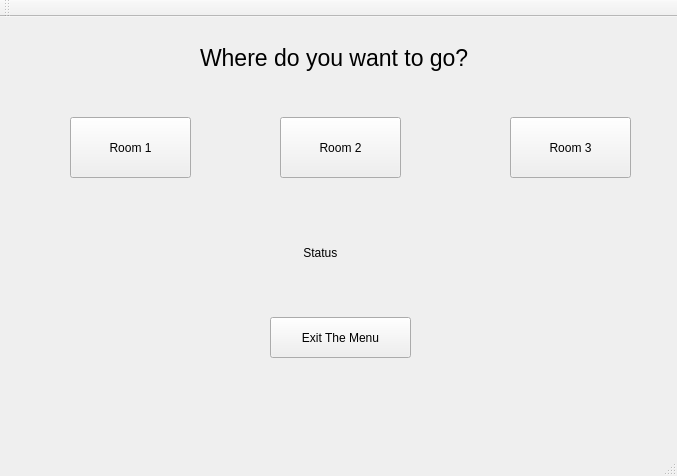
<?xml version="1.0" encoding="UTF-8"?>
<ui version="4.0">
 <class>menuWindow</class>
 <widget class="QMainWindow" name="menuWindow">
  <property name="geometry">
   <rect>
    <x>0</x>
    <y>0</y>
    <width>677</width>
    <height>476</height>
   </rect>
  </property>
  <property name="windowTitle">
   <string>menuWindow</string>
  </property>
  <widget class="QWidget" name="centralWidget">
   <widget class="QPushButton" name="room1">
    <property name="geometry">
     <rect>
      <x>70</x>
      <y>100</y>
      <width>121</width>
      <height>61</height>
     </rect>
    </property>
    <property name="text">
     <string>Room 1</string>
    </property>
   </widget>
   <widget class="QPushButton" name="room2">
    <property name="geometry">
     <rect>
      <x>280</x>
      <y>100</y>
      <width>121</width>
      <height>61</height>
     </rect>
    </property>
    <property name="text">
     <string>Room 2</string>
    </property>
   </widget>
   <widget class="QPushButton" name="room3">
    <property name="geometry">
     <rect>
      <x>510</x>
      <y>100</y>
      <width>121</width>
      <height>61</height>
     </rect>
    </property>
    <property name="text">
     <string>Room 3</string>
    </property>
   </widget>
   <widget class="QLabel" name="label">
    <property name="geometry">
     <rect>
      <x>270</x>
      <y>200</y>
      <width>541</width>
      <height>71</height>
     </rect>
    </property>
    <property name="minimumSize">
     <size>
      <width>541</width>
      <height>71</height>
     </size>
    </property>
    <property name="text">
     <string>          Status</string>
    </property>
   </widget>
   <widget class="QPushButton" name="exit">
    <property name="geometry">
     <rect>
      <x>270</x>
      <y>300</y>
      <width>141</width>
      <height>41</height>
     </rect>
    </property>
    <property name="text">
     <string>Exit The Menu</string>
    </property>
   </widget>
   <widget class="QLabel" name="label_2">
    <property name="geometry">
     <rect>
      <x>200</x>
      <y>10</y>
      <width>301</width>
      <height>61</height>
     </rect>
    </property>
    <property name="font">
     <font>
      <pointsize>17</pointsize>
     </font>
    </property>
    <property name="text">
     <string>Where do you want to go?</string>
    </property>
   </widget>
  </widget>
  <widget class="QMenuBar" name="menuBar">
   <property name="geometry">
    <rect>
     <x>0</x>
     <y>0</y>
     <width>677</width>
     <height>22</height>
    </rect>
   </property>
  </widget>
  <widget class="QToolBar" name="mainToolBar">
   <attribute name="toolBarArea">
    <enum>TopToolBarArea</enum>
   </attribute>
   <attribute name="toolBarBreak">
    <bool>false</bool>
   </attribute>
  </widget>
  <widget class="QStatusBar" name="statusBar"/>
 </widget>
 <layoutdefault spacing="6" margin="11"/>
 <resources/>
 <connections/>
</ui>
